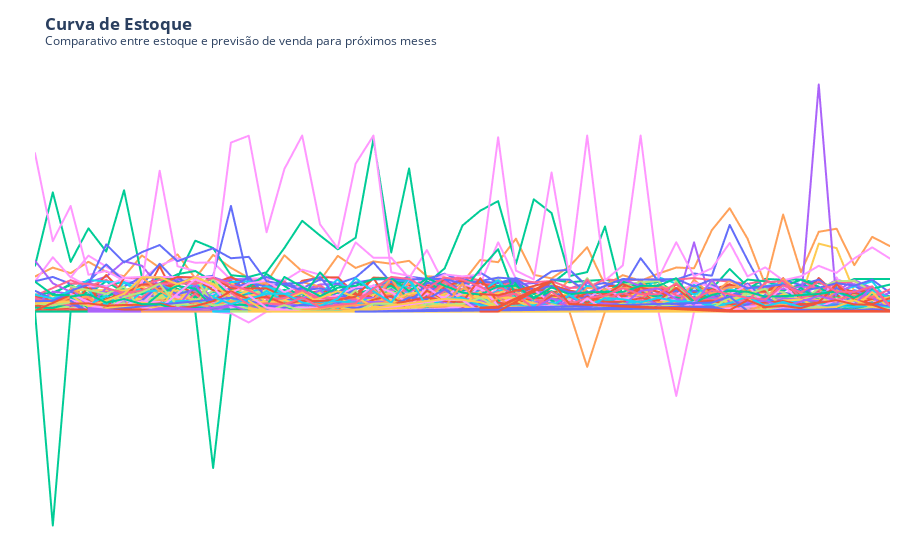

The cell this chart's notebook holds for it:
### Code cell
_metricas_noaa(df_noaa_global,'PRCP')
